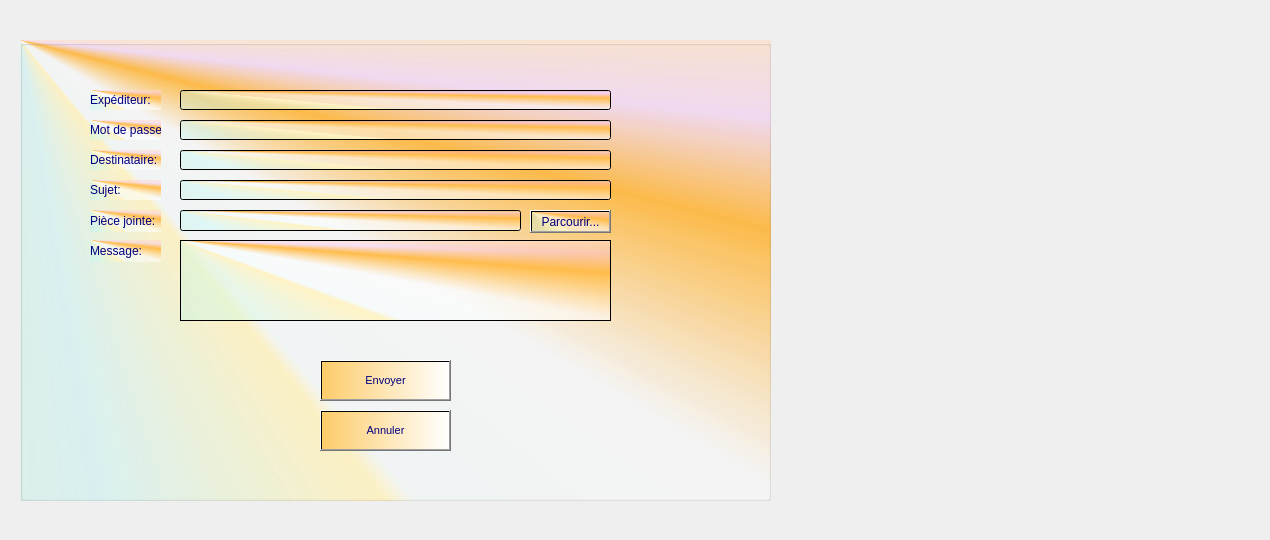
     <widget class="QWidget" name="tab_6">
      <attribute name="title">
       <string>Mail</string>
      </attribute>
      <widget class="QLabel" name="label_18">
       <property name="geometry">
        <rect>
         <x>-270</x>
         <y>-10</y>
         <width>1261</width>
         <height>531</height>
        </rect>
       </property>
       <property name="text">
        <string/>
       </property>
       <property name="pixmap">
        <pixmap>../../../../../../../../../../images_projets/macaron-4701986_1920.jpg</pixmap>
       </property>
      </widget>
      <widget class="QGroupBox" name="groupBox_suppCa_5">
       <property name="geometry">
        <rect>
         <x>20</x>
         <y>40</y>
         <width>751</width>
         <height>461</height>
        </rect>
       </property>
       <property name="font">
        <font>
         <family>MS Shell Dlg 2</family>
         <pointsize>8</pointsize>
         <weight>50</weight>
         <italic>false</italic>
         <bold>false</bold>
        </font>
       </property>
       <property name="cursor">
        <cursorShape>ArrowCursor</cursorShape>
       </property>
       <property name="acceptDrops">
        <bool>false</bool>
       </property>
       <property name="layoutDirection">
        <enum>Qt::LeftToRight</enum>
       </property>
       <property name="autoFillBackground">
        <bool>false</bool>
       </property>
       <property name="styleSheet">
        <string notr="true">color:rgb(0, 0, 127);
font: 8pt &quot;MS Shell Dlg 2&quot;;

background-color: qconicalgradient(cx:0, cy:0, angle:135, stop:0 rgba(255, 192, 86, 255), stop:0.39196 rgba(170, 255, 255, 69), stop:0.447236 rgba(255, 243, 198, 255), stop:0.452261 rgba(249, 255, 255, 131), stop:0.502513 rgba(255, 255, 255, 130), stop:0.562814 rgba(255, 188, 75, 255), stop:0.59799 rgba(255, 170, 255, 69), stop:0.648241 rgba(255, 235, 182, 255));</string>
       </property>
       <property name="title">
        <string/>
       </property>
       <widget class="QLabel" name="label_19">
        <property name="geometry">
         <rect>
          <x>70</x>
          <y>50</y>
          <width>71</width>
          <height>20</height>
         </rect>
        </property>
        <property name="text">
         <string>Expéditeur:</string>
        </property>
       </widget>
       <widget class="QLabel" name="label_20">
        <property name="geometry">
         <rect>
          <x>70</x>
          <y>80</y>
          <width>71</width>
          <height>20</height>
         </rect>
        </property>
        <property name="text">
         <string>Mot de passe:</string>
        </property>
       </widget>
       <widget class="QLabel" name="label_21">
        <property name="geometry">
         <rect>
          <x>70</x>
          <y>140</y>
          <width>71</width>
          <height>20</height>
         </rect>
        </property>
        <property name="text">
         <string>Sujet:</string>
        </property>
       </widget>
       <widget class="QLabel" name="label_22">
        <property name="geometry">
         <rect>
          <x>70</x>
          <y>200</y>
          <width>71</width>
          <height>22</height>
         </rect>
        </property>
        <property name="text">
         <string>Message:</string>
        </property>
       </widget>
       <widget class="QLineEdit" name="uname_2">
        <property name="geometry">
         <rect>
          <x>160</x>
          <y>50</y>
          <width>431</width>
          <height>20</height>
         </rect>
        </property>
       </widget>
       <widget class="QLineEdit" name="paswd_2">
        <property name="geometry">
         <rect>
          <x>160</x>
          <y>80</y>
          <width>431</width>
          <height>20</height>
         </rect>
        </property>
        <property name="inputMask">
         <string/>
        </property>
        <property name="echoMode">
         <enum>QLineEdit::Password</enum>
        </property>
       </widget>
       <widget class="QLineEdit" name="rcpt_2">
        <property name="geometry">
         <rect>
          <x>160</x>
          <y>110</y>
          <width>431</width>
          <height>20</height>
         </rect>
        </property>
       </widget>
       <widget class="QLineEdit" name="subject_2">
        <property name="geometry">
         <rect>
          <x>160</x>
          <y>140</y>
          <width>431</width>
          <height>20</height>
         </rect>
        </property>
       </widget>
       <widget class="QPlainTextEdit" name="msg_2">
        <property name="geometry">
         <rect>
          <x>160</x>
          <y>200</y>
          <width>431</width>
          <height>81</height>
         </rect>
        </property>
       </widget>
       <widget class="QLabel" name="label_23">
        <property name="geometry">
         <rect>
          <x>70</x>
          <y>110</y>
          <width>71</width>
          <height>20</height>
         </rect>
        </property>
        <property name="text">
         <string>Destinataire:</string>
        </property>
       </widget>
       <widget class="QPushButton" name="exitBtn_2">
        <property name="geometry">
         <rect>
          <x>300</x>
          <y>370</y>
          <width>131</width>
          <height>41</height>
         </rect>
        </property>
        <property name="font">
         <font>
          <family>MS Shell Dlg 2</family>
          <pointsize>8</pointsize>
          <weight>50</weight>
          <italic>false</italic>
          <bold>false</bold>
          <underline>false</underline>
          <strikeout>false</strikeout>
         </font>
        </property>
        <property name="styleSheet">
         <string notr="true">background-color: qlineargradient(spread:pad, x1:0, y1:0, x2:1, y2:0, stop:0 rgba(253, 204, 106, 255), stop:1 rgba(255, 255, 255, 255));
color: rgb(0, 0, 127);
</string>
        </property>
        <property name="text">
         <string>Annuler</string>
        </property>
        <property name="icon">
         <iconset>
          <normaloff>../../../../../../../../../../images_projets/error.png</normaloff>../../../../../../../../../../images_projets/error.png</iconset>
        </property>
        <property name="iconSize">
         <size>
          <width>30</width>
          <height>50</height>
         </size>
        </property>
        <property name="checkable">
         <bool>false</bool>
        </property>
        <property name="autoRepeatDelay">
         <number>303</number>
        </property>
       </widget>
       <widget class="QPushButton" name="sendBtn_2">
        <property name="geometry">
         <rect>
          <x>300</x>
          <y>320</y>
          <width>131</width>
          <height>41</height>
         </rect>
        </property>
        <property name="font">
         <font>
          <family>MS Shell Dlg 2</family>
          <pointsize>8</pointsize>
          <weight>50</weight>
          <italic>false</italic>
          <bold>false</bold>
          <underline>false</underline>
          <strikeout>false</strikeout>
         </font>
        </property>
        <property name="styleSheet">
         <string notr="true">background-color: qlineargradient(spread:pad, x1:0, y1:0, x2:1, y2:0, stop:0 rgba(253, 204, 106, 255), stop:1 rgba(255, 255, 255, 255));
color: rgb(0, 0, 127);
</string>
        </property>
        <property name="text">
         <string>Envoyer</string>
        </property>
        <property name="icon">
         <iconset>
          <normaloff>../../../../../../../../../../images_projets/loading.gif</normaloff>../../../../../../../../../../images_projets/loading.gif</iconset>
        </property>
        <property name="iconSize">
         <size>
          <width>30</width>
          <height>50</height>
         </size>
        </property>
        <property name="checkable">
         <bool>false</bool>
        </property>
        <property name="autoRepeatDelay">
         <number>303</number>
        </property>
       </widget>
       <widget class="QPushButton" name="browseBtn_2">
        <property name="geometry">
         <rect>
          <x>510</x>
          <y>170</y>
          <width>81</width>
          <height>23</height>
         </rect>
        </property>
        <property name="text">
         <string>Parcourir...</string>
        </property>
       </widget>
       <widget class="QLineEdit" name="file_2">
        <property name="geometry">
         <rect>
          <x>160</x>
          <y>170</y>
          <width>341</width>
          <height>21</height>
         </rect>
        </property>
        <property name="readOnly">
         <bool>true</bool>
        </property>
       </widget>
       <widget class="QLabel" name="label_24">
        <property name="geometry">
         <rect>
          <x>70</x>
          <y>170</y>
          <width>71</width>
          <height>22</height>
         </rect>
        </property>
        <property name="text">
         <string>Pièce jointe:</string>
        </property>
       </widget>
      </widget>
     </widget>
